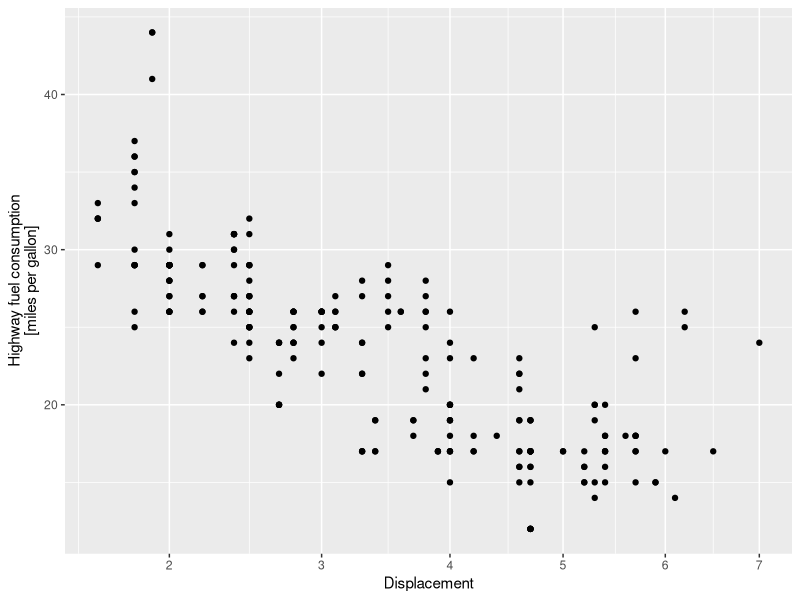
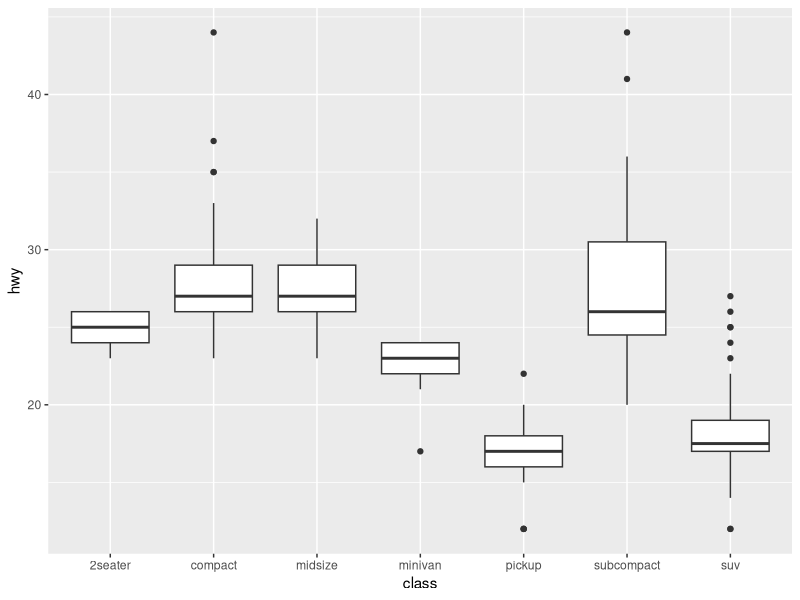
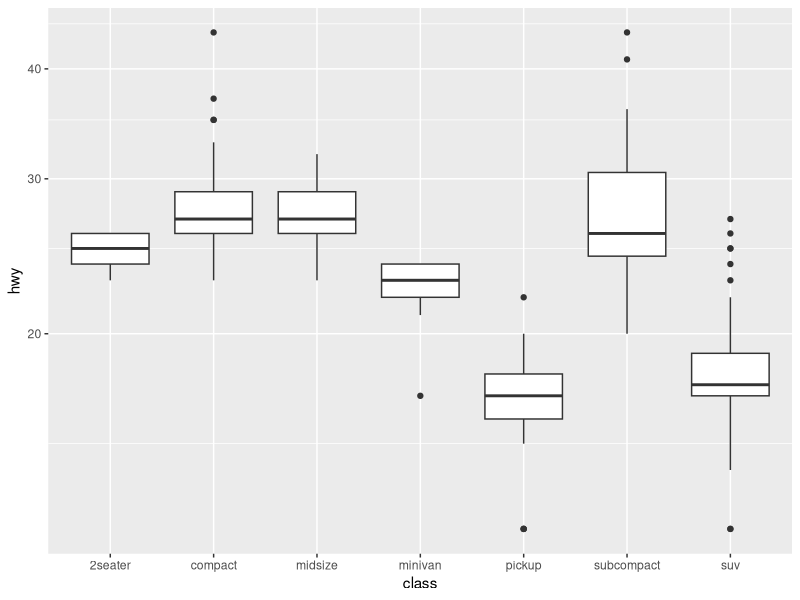
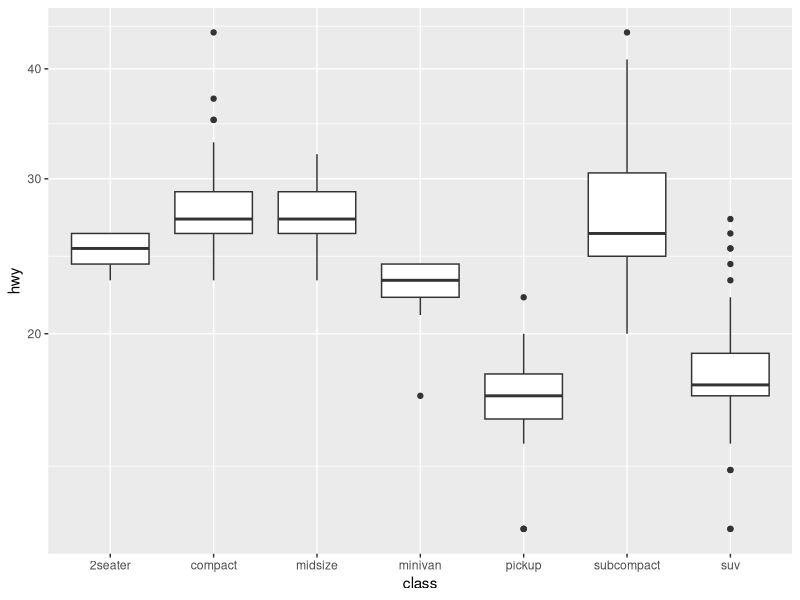
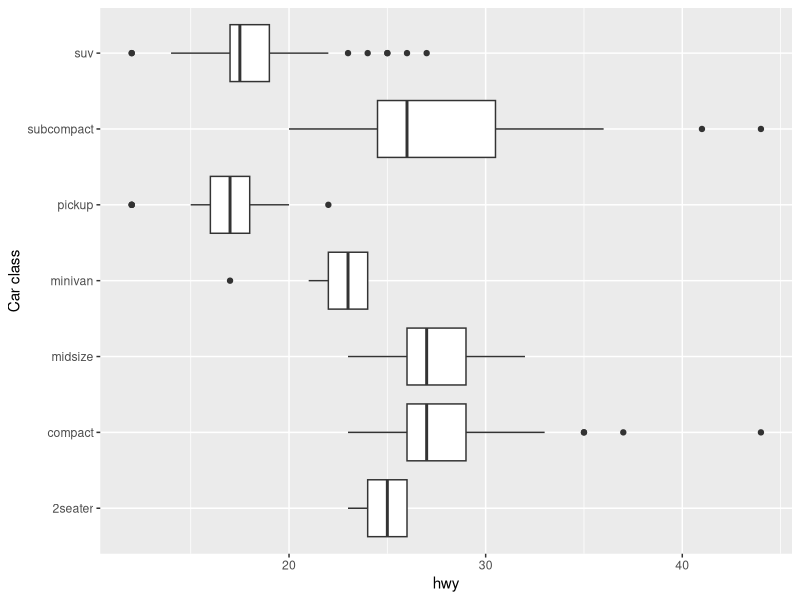

These charts were generated, in order, by the following R code:
## ---- chunk 1
library(tidyverse)

mpg %>%
  ggplot(aes(x = displ, y = hwy)) +
  geom_point() +
  scale_x_continuous("Displacement") +
  scale_y_continuous("Highway fuel consumption\n[miles per gallon]") +
  coord_trans(x = "sqrt")

mpg %>%
  ggplot(aes(x = class, y = hwy)) +
  geom_boxplot()

mpg %>%
  ggplot(aes(x = class, y = hwy)) +
  geom_boxplot() +
  coord_trans(y = "log10")

mpg %>%
  ggplot(aes(x = class, y = hwy)) +
  geom_boxplot() +
  scale_y_log10()

mpg %>%
  ggplot(aes(x = class, y = hwy)) +
  geom_boxplot() +
  coord_flip() +
  scale_x_discrete("Car class")

?labs
